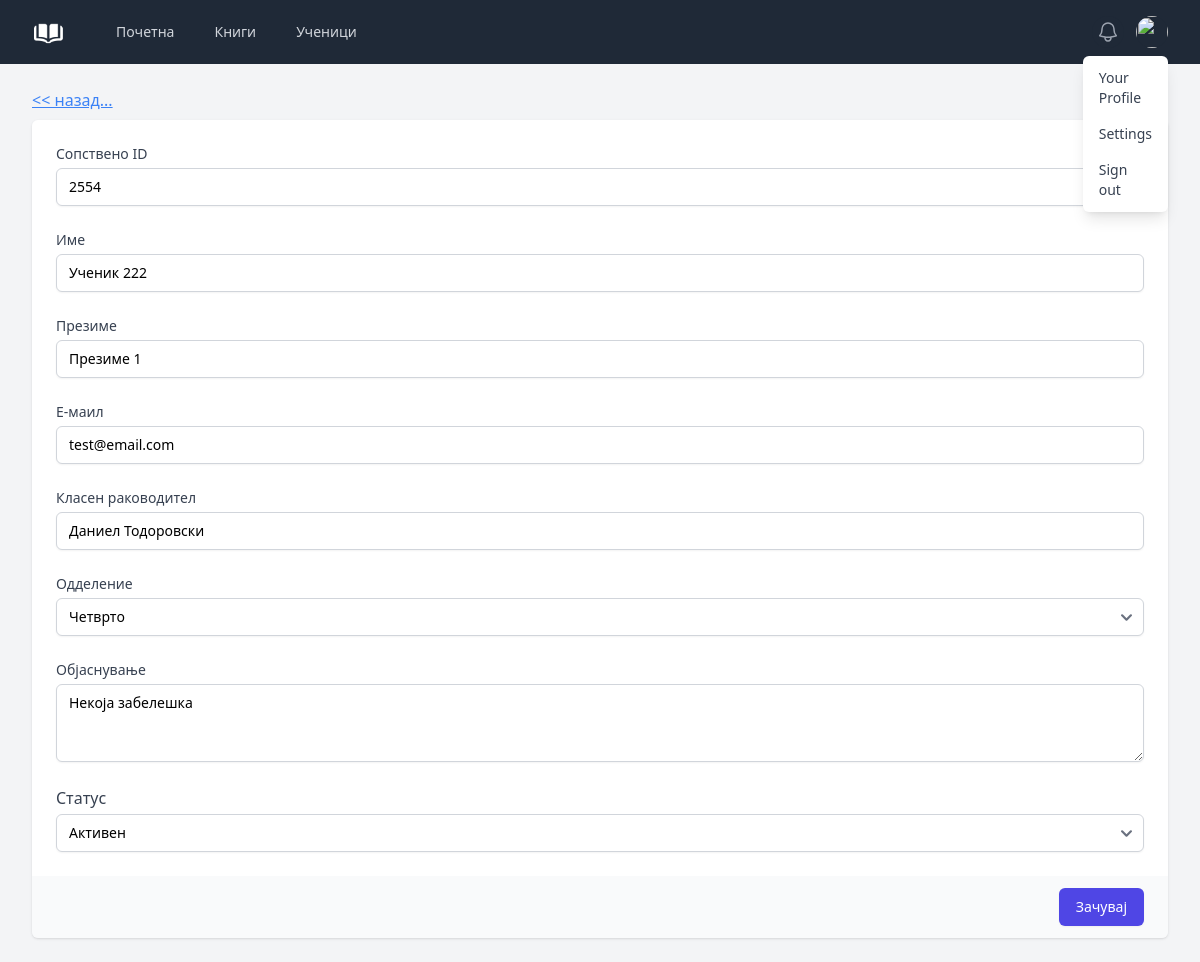
/biblioteka/korisnik?id=1, run on the app's committed database.
### tables this page shows
CREATE TABLE `ucenici` (
  `id` int(11) NOT NULL,
  `bid` varchar(5) DEFAULT NULL,
  `ucenikIme` varchar(255) NOT NULL,
  `ucenikPrezime` varchar(255) NOT NULL,
  `ucenikEmail` varchar(255) DEFAULT NULL,
  `odd_id` int(11) NOT NULL,
  `klasen` varchar(255) NOT NULL,
  `stat` int(11) NOT NULL,
  `zabeleska` text NOT NULL
);

### controllers/korisnik.php (called while the page is built, shortened)
<?php
$config = require('config.php');
$db = new Database($config['database']);
$note = $db->query('select * from ucenici where id = :id', [
    'id' => $_GET['id']
])->findOrFail();
require "views/korisnik.view.php";

### index.php (called while the page is built, shortened)
<?php
require 'functions.php';
require 'Database.php';
require 'router.php';

### functions.php (called while the page is built, shortened)
<?php
function realUrl($goTo = '/biblioteka/'){
    $uri = "/biblioteka/".$goTo;
    return $uri;
}

### config.php (called while the page is built)
<?php
return [
    'database' => [
        'host' => 'localhost',
        'port' => 3306,
        'dbname' => 'biblioteka',
        'charset' => 'utf8mb4'
    ],
];

### Database.php (called while the page is built, shortened)
<?php
class Database
{
    public $connection;
    public $statement;
    public function __construct($config, $username = 'root', $password = '')
    {
        $dsn = 'mysql:' . http_build_query($config, '', ';');
        $this->connection = new PDO($dsn, $username, $password, [
            PDO::ATTR_DEFAULT_FETCH_MODE => PDO::FETCH_ASSOC
        ]);
    }
    public function query($query, $params = [])
    {
        $this->statement = $this->connection->prepare($query);
        $this->statement->execute($params);
        return $this;
    }
    public function find()
    {
        return $this->statement->fetch();
    }
    public function findOrFail()
    {
        $result = $this->find();
        return $result;
    }
}

### views/korisnik.view.php (the view, shortened to what this page needs)
<?php
require('partials/head.php') ?>
<?php require('partials/nav.php') ?>
<main>
    <div class="mx-auto max-w-7xl py-6 sm:px-6 lg:px-8">
        <div class="md:grid md:grid-cols-3 md:gap-6">
            <div class="mt-5 md:col-span-5 md:mt-0">
            <p class="mb-2">
            <a href="<?= realUrl('korisnici') ?>" class="text-blue-500 underline"><< назад...</a>
        </p>
                <form method="POST" enctype="multipart/form-data">
                    <div class="shadow sm:overflow-hidden sm:rounded-md">
                        <div class="space-y-6 bg-white px-4 py-5 sm:p-6">
                            <div>
                                <label
                                        for="ucenikIme"
                                        class="block text-sm font-medium text-gray-700"
                                >Сопствено ID</label>
                                <div class="mt-1">
                                    <input type="text"
                                           id="bid"
                                           name="bid"
                                           class="mt-1 block w-full rounded-md border-gray-300 shadow-sm focus:border-indigo-500 focus:ring-indigo-500 sm:text-sm"
                                           value="<?= htmlspecialchars($note['bid']) ?>" >
                                </div>
                            </div>
                        <div>
                                <label
                                    for="ucenikIme"
                                    class="block text-sm font-medium text-gray-700"
                                >Име</label>
                                <div class="mt-1">
                                    <input type="text"
                                        id="ucenikIme"
                                        name="ucenikIme"
                                        class="mt-1 block w-full rounded-md border-gray-300 shadow-sm focus:border-indigo-500 focus:ring-indigo-500 sm:text-sm"
                                        value="<?= htmlspecialchars($note['ucenikIme']) ?>" >
                                </div>
                            </div>
                            <div>
                                <label
                                    for="ucenikPrezime"
                                    class="block text-sm font-medium text-gray-700"
                                >Презиме</label>
                                <div class="mt-1">
                                    <input type="text"
                                        id="ucenikPrezime"
                                        name="ucenikPrezime"
                                        class="mt-1 block w-full rounded-md border-gray-300 shadow-sm focus:border-indigo-500 focus:ring-indigo-500 sm:text-sm"
                                        value="<?= htmlspecialchars($note['ucenikPrezime']) ?>" >
                                </div>
                            </div>
                            <div>
                                <label
                                    for="ucenikEmail"
                                    class="block text-sm font-medium text-gray-700"
                                >Е-маил</label>
                                <div class="mt-1">
                                    <input type="text"
                                        id="ucenikEmail"
                                        name="ucenikEmail"
                                        class="mt-1 block w-full rounded-md border-gray-300 shadow-sm focus:border-indigo-500 focus:ring-indigo-500 sm:text-sm"
                                        value="<?= htmlspecialchars($note['ucenikEmail']) ?>" >
                                </div>
                            </div>
                            <div>
                                <label
                                    for="klasen"
                                    class="block text-sm font-medium text-gray-700"
                                >Класен раководител</label>
                                <div class="mt-1">
                                    <input type="text"
                                        id="klasen"
                                        name="klasen"
                                        class="mt-1 block w-full rounded-md border-gray-300 shadow-sm focus:border-indigo-500 focus:ring-indigo-500 sm:text-sm"
                                        value="<?= htmlspecialchars($note['klasen']) ?>" >
                                </div>
                            </div>
                            <div>
                                <label
                                    for="odd_id"
                                    class="block text-sm font-medium text-gray-700"
                                >Одделение</label>
                                <div class="mt-1">
                                    <select id="odd_id"
                                        name="odd_id"
                                        class="mt-1 block w-full rounded-md border-gray-300 shadow-sm focus:border-indigo-500 focus:ring-indigo-500 sm:text-sm">
                                            <option value="4" <?= $note['odd_id'] === 4 ? 'selected' : '' ?>>Четврто</option>
                                    </select>
                                </div>
                            </div>
                            <div>
                                <label
                                    for="zabeleska"
                                    class="block text-sm font-medium text-gray-700"
                                >Објаснување</label>
                                <div class="mt-1">
                                    <textarea
                                        id="zabeleska"
                                        name="zabeleska"
                                        rows="3"
                                        class="mt-1 block w-full rounded-md border-gray-300 shadow-sm focus:border-indigo-500 focus:ring-indigo-500 sm:text-sm"
                                        placeholder="Here's an idea for a note..."
                                    ><?= htmlspecialchars($note['zabeleska']) ?></textarea>
                                </div>
                            </div>
                            <div>
                                <label
                                    for="stat"
                                    class="block tstatext-sm font-medium text-gray-700"
                                >Статус</label>
                                <div class="mt-1">
                                    <select id="stat"
                                        name="stat"
                                        class="mt-1 block w-full rounded-md border-gray-300 shadow-sm focus:border-indigo-500 focus:ring-indigo-500 sm:text-sm">
                                            <option value="0" <?= $note['stat'] === 0 ? 'selected' : '' ?>>Активен</option>
                                    </select>
                                </div>
                            </div>
                        </div>
                        <div class="bg-gray-50 px-4 py-3 text-right sm:px-6">
                            <button
                                type="submit"
                                class="inline-flex justify-center rounded-md border border-transparent bg-indigo-600 py-2 px-4 text-sm font-medium text-white shadow-sm hover:bg-indigo-700 focus:outline-none focus:ring-2 focus:ring-indigo-500 focus:ring-offset-2"
                            >
                                Зачувај
                            </button>
                        </div>
                    </div>
                </form>
            </div>
        </div>
    </div>
</main>
<?php require('partials/footer.php') ?>

### data on the page
ucenici: bid "2554", ucenikIme "Ученик 222", ucenikPrezime "Презиме 1", ucenikEmail "test@email.com", klasen "Даниел Тодоровски", odd_id "Четврто", zabeleska "Некоја забелешка", stat "Активен"
